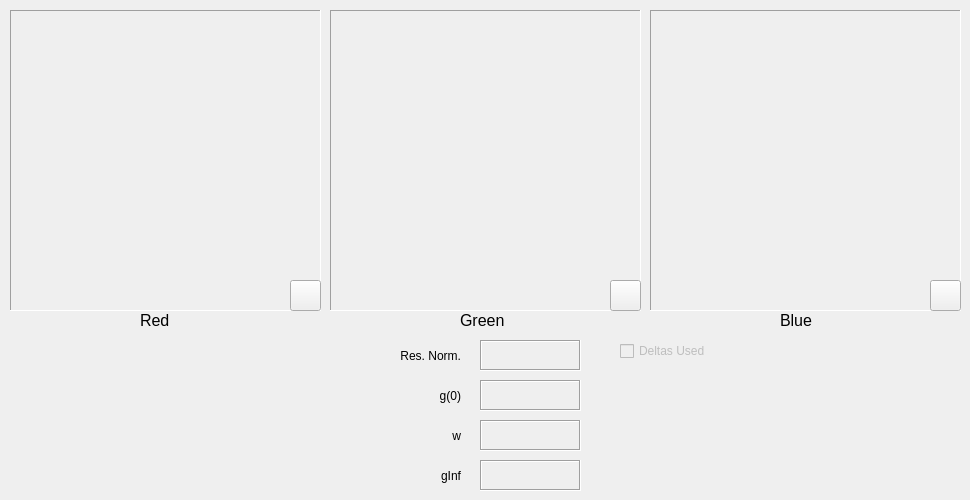
     <widget class="QWidget" name="autoOutputTab">
      <attribute name="title">
       <string>Auto-Correlation</string>
      </attribute>
      <widget class="QLabel" name="labelOutputRed">
       <property name="geometry">
        <rect>
         <x>140</x>
         <y>310</y>
         <width>51</width>
         <height>20</height>
        </rect>
       </property>
       <property name="font">
        <font>
         <pointsize>12</pointsize>
        </font>
       </property>
       <property name="text">
        <string>Red</string>
       </property>
      </widget>
      <widget class="QLabel" name="labelOutputGreen">
       <property name="geometry">
        <rect>
         <x>460</x>
         <y>310</y>
         <width>51</width>
         <height>20</height>
        </rect>
       </property>
       <property name="font">
        <font>
         <pointsize>12</pointsize>
        </font>
       </property>
       <property name="text">
        <string>Green</string>
       </property>
      </widget>
      <widget class="QLabel" name="labelOutputBlue">
       <property name="geometry">
        <rect>
         <x>780</x>
         <y>310</y>
         <width>51</width>
         <height>20</height>
        </rect>
       </property>
       <property name="font">
        <font>
         <pointsize>12</pointsize>
        </font>
       </property>
       <property name="text">
        <string>Blue</string>
       </property>
      </widget>
      <widget class="QLabel" name="labelAutoResNorm">
       <property name="geometry">
        <rect>
         <x>370</x>
         <y>340</y>
         <width>91</width>
         <height>31</height>
        </rect>
       </property>
       <property name="text">
        <string>Res. Norm.</string>
       </property>
       <property name="alignment">
        <set>Qt::AlignRight|Qt::AlignTrailing|Qt::AlignVCenter</set>
       </property>
      </widget>
      <widget class="QLabel" name="autoResNormValue">
       <property name="geometry">
        <rect>
         <x>480</x>
         <y>340</y>
         <width>101</width>
         <height>31</height>
        </rect>
       </property>
       <property name="font">
        <font>
         <pointsize>8</pointsize>
        </font>
       </property>
       <property name="frameShape">
        <enum>QFrame::Box</enum>
       </property>
       <property name="frameShadow">
        <enum>QFrame::Sunken</enum>
       </property>
       <property name="text">
        <string/>
       </property>
       <property name="alignment">
        <set>Qt::AlignCenter</set>
       </property>
      </widget>
      <widget class="QLabel" name="autoG0Value">
       <property name="geometry">
        <rect>
         <x>480</x>
         <y>380</y>
         <width>101</width>
         <height>31</height>
        </rect>
       </property>
       <property name="font">
        <font>
         <pointsize>8</pointsize>
        </font>
       </property>
       <property name="frameShape">
        <enum>QFrame::Box</enum>
       </property>
       <property name="frameShadow">
        <enum>QFrame::Sunken</enum>
       </property>
       <property name="text">
        <string/>
       </property>
       <property name="alignment">
        <set>Qt::AlignCenter</set>
       </property>
      </widget>
      <widget class="QLabel" name="labelAutoG0">
       <property name="geometry">
        <rect>
         <x>370</x>
         <y>380</y>
         <width>91</width>
         <height>31</height>
        </rect>
       </property>
       <property name="text">
        <string>g(0)</string>
       </property>
       <property name="alignment">
        <set>Qt::AlignRight|Qt::AlignTrailing|Qt::AlignVCenter</set>
       </property>
      </widget>
      <widget class="QLabel" name="autoWValue">
       <property name="geometry">
        <rect>
         <x>480</x>
         <y>420</y>
         <width>101</width>
         <height>31</height>
        </rect>
       </property>
       <property name="font">
        <font>
         <pointsize>8</pointsize>
        </font>
       </property>
       <property name="frameShape">
        <enum>QFrame::Box</enum>
       </property>
       <property name="frameShadow">
        <enum>QFrame::Sunken</enum>
       </property>
       <property name="text">
        <string/>
       </property>
       <property name="alignment">
        <set>Qt::AlignCenter</set>
       </property>
      </widget>
      <widget class="QLabel" name="labelAutoW">
       <property name="geometry">
        <rect>
         <x>370</x>
         <y>420</y>
         <width>91</width>
         <height>31</height>
        </rect>
       </property>
       <property name="text">
        <string>w</string>
       </property>
       <property name="alignment">
        <set>Qt::AlignRight|Qt::AlignTrailing|Qt::AlignVCenter</set>
       </property>
      </widget>
      <widget class="QLabel" name="autoGinfValue">
       <property name="geometry">
        <rect>
         <x>480</x>
         <y>460</y>
         <width>101</width>
         <height>31</height>
        </rect>
       </property>
       <property name="font">
        <font>
         <pointsize>8</pointsize>
        </font>
       </property>
       <property name="frameShape">
        <enum>QFrame::Box</enum>
       </property>
       <property name="frameShadow">
        <enum>QFrame::Sunken</enum>
       </property>
       <property name="text">
        <string/>
       </property>
       <property name="alignment">
        <set>Qt::AlignCenter</set>
       </property>
      </widget>
      <widget class="QLabel" name="labelAutoGinf">
       <property name="geometry">
        <rect>
         <x>370</x>
         <y>460</y>
         <width>91</width>
         <height>31</height>
        </rect>
       </property>
       <property name="text">
        <string>gInf</string>
       </property>
       <property name="alignment">
        <set>Qt::AlignRight|Qt::AlignTrailing|Qt::AlignVCenter</set>
       </property>
      </widget>
      <widget class="QLabel" name="imageAutoRed">
       <property name="geometry">
        <rect>
         <x>10</x>
         <y>10</y>
         <width>311</width>
         <height>301</height>
        </rect>
       </property>
       <property name="frameShape">
        <enum>QFrame::Panel</enum>
       </property>
       <property name="frameShadow">
        <enum>QFrame::Sunken</enum>
       </property>
       <property name="text">
        <string/>
       </property>
       <property name="scaledContents">
        <bool>true</bool>
       </property>
      </widget>
      <widget class="QLabel" name="imageAutoGreen">
       <property name="geometry">
        <rect>
         <x>330</x>
         <y>10</y>
         <width>311</width>
         <height>301</height>
        </rect>
       </property>
       <property name="frameShape">
        <enum>QFrame::Panel</enum>
       </property>
       <property name="frameShadow">
        <enum>QFrame::Sunken</enum>
       </property>
       <property name="text">
        <string/>
       </property>
       <property name="scaledContents">
        <bool>true</bool>
       </property>
      </widget>
      <widget class="QLabel" name="imageAutoBlue">
       <property name="geometry">
        <rect>
         <x>650</x>
         <y>10</y>
         <width>311</width>
         <height>301</height>
        </rect>
       </property>
       <property name="frameShape">
        <enum>QFrame::Panel</enum>
       </property>
       <property name="frameShadow">
        <enum>QFrame::Sunken</enum>
       </property>
       <property name="text">
        <string/>
       </property>
       <property name="scaledContents">
        <bool>true</bool>
       </property>
      </widget>
      <widget class="QCheckBox" name="autoDeltasUsedCheckbox">
       <property name="enabled">
        <bool>false</bool>
       </property>
       <property name="geometry">
        <rect>
         <x>620</x>
         <y>340</y>
         <width>131</width>
         <height>22</height>
        </rect>
       </property>
       <property name="text">
        <string>Deltas Used</string>
       </property>
       <property name="checked">
        <bool>false</bool>
       </property>
      </widget>
      <widget class="QPushButton" name="redGraphZoom">
       <property name="geometry">
        <rect>
         <x>290</x>
         <y>280</y>
         <width>31</width>
         <height>31</height>
        </rect>
       </property>
       <property name="text">
        <string/>
       </property>
       <property name="icon">
        <iconset>
         <normaloff>local_gui/images/zoom.png</normaloff>local_gui/images/zoom.png</iconset>
       </property>
      </widget>
      <widget class="QPushButton" name="greenGraphZoom">
       <property name="geometry">
        <rect>
         <x>610</x>
         <y>280</y>
         <width>31</width>
         <height>31</height>
        </rect>
       </property>
       <property name="text">
        <string/>
       </property>
       <property name="icon">
        <iconset>
         <normaloff>local_gui/images/zoom.png</normaloff>local_gui/images/zoom.png</iconset>
       </property>
      </widget>
      <widget class="QPushButton" name="blueGraphZoom">
       <property name="geometry">
        <rect>
         <x>930</x>
         <y>280</y>
         <width>31</width>
         <height>31</height>
        </rect>
       </property>
       <property name="text">
        <string/>
       </property>
       <property name="icon">
        <iconset>
         <normaloff>local_gui/images/zoom.png</normaloff>local_gui/images/zoom.png</iconset>
       </property>
      </widget>
     </widget>
